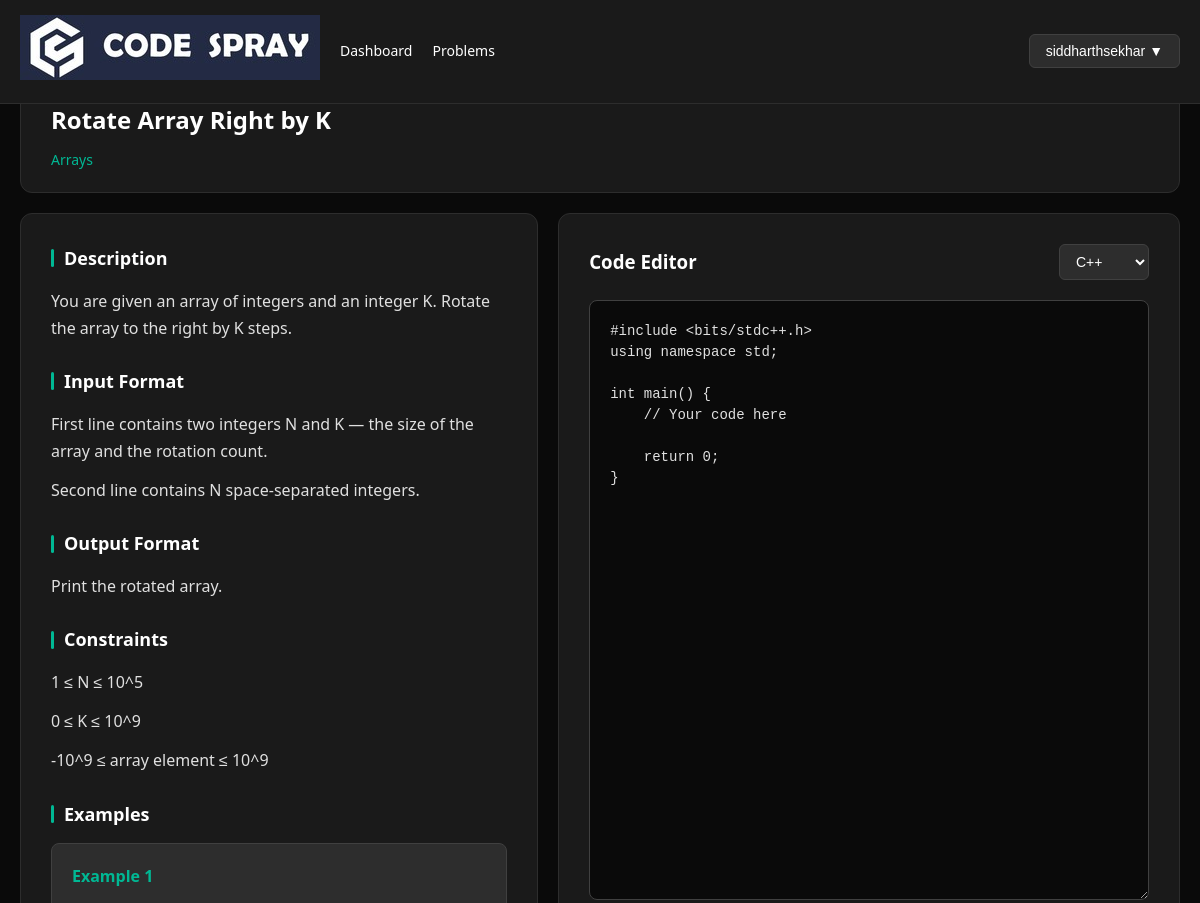
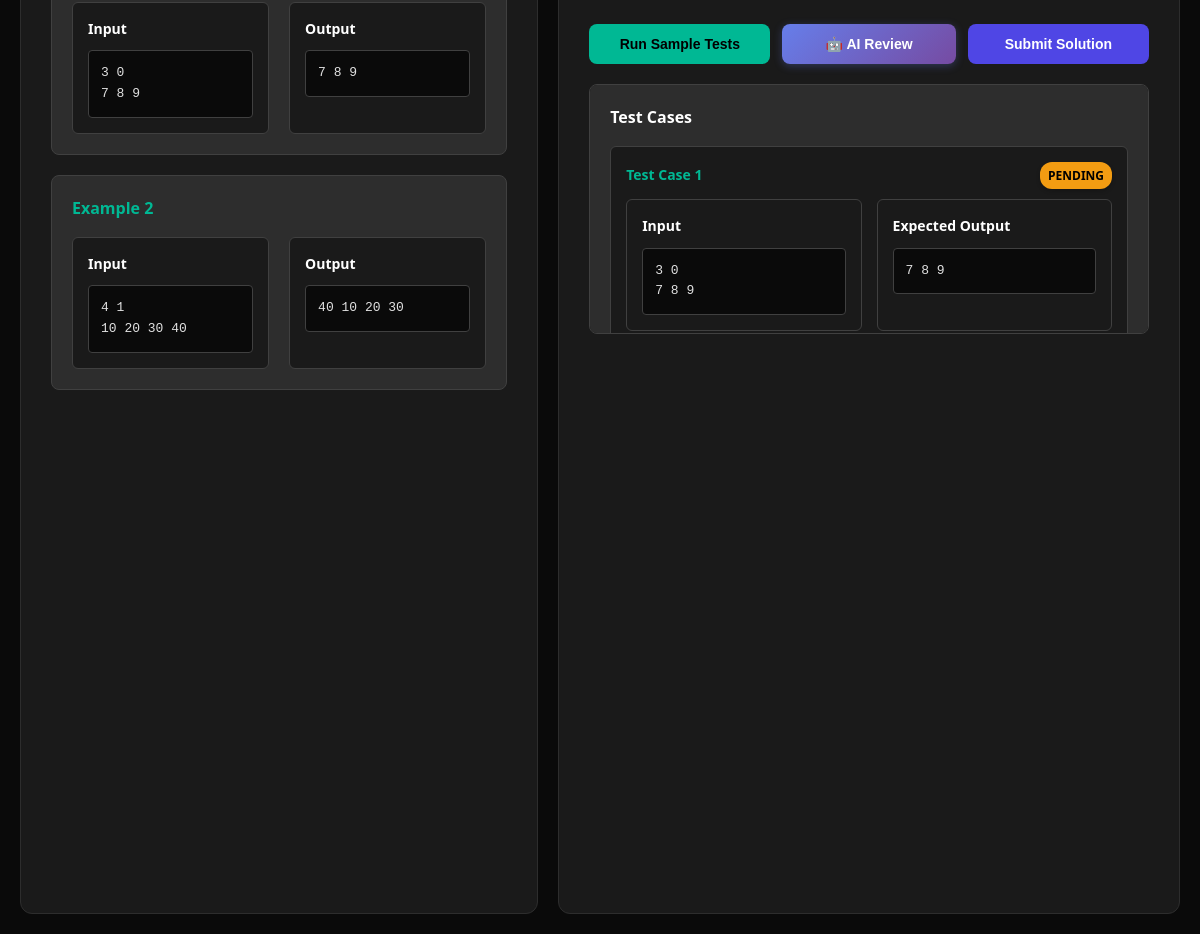
Screenshot of /problems/2/ (signed in) with the database file from the repository (2 pictures, top to bottom).
### problems/models.py (models this page shows, shortened)
class Problem(models.Model):
    title = models.CharField(max_length=200)
    description = models.TextField()
    topic = models.ForeignKey(Topic, on_delete=models.CASCADE)
    input_desc = models.TextField(blank=True)
    output_desc = models.TextField(blank=True)
    constraints = models.TextField(blank=True)

class Topic(models.Model):
    name = models.CharField(max_length=100)

class TestCase(models.Model):
    problem = models.ForeignKey(Problem, on_delete=models.CASCADE)
    input_data = models.TextField()
    output_data = models.TextField()

### problems/views.py (the view, shortened to what this page needs)
# urls.py: path('<int:problem_id>/', views.problem_detail, name='problem_detail'),
@login_required
@session_valid_required
@never_cache
def problem_detail(request, problem_id):
    problem = get_object_or_404(Problem, id=problem_id)
    output = ''
    error = ''
    status = ''
    test_results = []
    return render(request, 'problems/problem_detail.html', {
        'problem': problem,
        'output': output,
        'error': error,
        'status': status,
        'test_results': test_results,
    })

### users/views.py (called while the page is built)
def session_valid_required(view_func):
    @wraps(view_func)
    def _wrapped_view(request, *args, **kwargs):
        if not request.user.is_authenticated:
            return redirect('login_root')
        last_activity = request.session.get('last_activity', 0)
        if time.time() - last_activity > 3600:  # 1 hour
            logout(request)
            request.session.flush()
            return redirect('login_root')  # Use root-level login URL
        request.session['last_activity'] = time.time()
        return view_func(request, *args, **kwargs)
    return _wrapped_view

    def process_request(self, request):
        if request.user.is_authenticated:
            request.session['last_activity'] = time.time()
        return None

    def process_response(self, request, response):
        if request.user.is_authenticated:
            response['Cache-Control'] = 'no-store, no-cache, must-revalidate, max-age=0'
            response['Pragma'] = 'no-cache'
            response['Expires'] = '0'
        return response

### problems/templates/problems/problem_detail.html (shortened to what this page needs)
{% extends 'base.html' %}
{% load static %}
{% block content %}
<link rel="stylesheet" href="{% static 'problems/css/problem_detail.css' %}">
<div class="fixed-nav">
    <div class="nav-left">
        <div class="logo-section">
            <img src="{% static 'images/FULL-LOGO.jpg' %}" alt="Online Judge Logo" class="nav-logo">
        </div>
        <a href="{% url 'dashboard' %}" class="nav-link">Dashboard</a>
        <a href="{% url 'problem_list' %}" class="nav-link">Problems</a>
    </div>
    <div class="user-dropdown">
        <button class="user-dropdown-btn" onclick="toggleUserDropdown()">
            {{ user.username }} ▼
        </button>
    </div>
</div>
<div class="problem-container">
    <div class="problem-header">
        <h1 class="problem-title">{{ problem.title }}</h1>
        <div class="problem-topic">{{ problem.topic.name }}</div>
    </div>
    <div class="main-content">
        <div class="problem-description">
            <div class="section">
                <h2 class="section-title">Description</h2>
                <div class="section-content">
                    {{ problem.description|linebreaks }}
                </div>
            </div>
            {% if problem.input_desc %}
            <div class="section">
                <h2 class="section-title">Input Format</h2>
                <div class="section-content">
                    {{ problem.input_desc|linebreaks }}
                </div>
            </div>
            {% endif %}
            {% if problem.output_desc %}
            <div class="section">
                <h2 class="section-title">Output Format</h2>
                <div class="section-content">
                    {{ problem.output_desc|linebreaks }}
                </div>
            </div>
            {% endif %}
            {% if problem.constraints %}
            <div class="section">
                <h2 class="section-title">Constraints</h2>
                <div class="section-content">
                    {{ problem.constraints|linebreaks }}
                </div>
            </div>
            {% endif %}
            <div class="section">
                <h2 class="section-title">Examples</h2>
                <div class="examples">
                    {% for testcase in problem.testcase_set.all|slice:":2" %}
                    <div class="example">
                        <div class="example-title">Example {{ forloop.counter }}</div>
                        <div class="example-content">
                            <div class="input-output">
                                <div class="input-output-title">Input</div>
                                <div class="input-output-content">{{ testcase.input_data }}</div>
                            </div>
                            <div class="input-output">
                                <div class="input-output-title">Output</div>
                                <div class="input-output-content">{{ testcase.output_data }}</div>
                            </div>
                        </div>
                    </div>
                    {% endfor %}
                </div>
            </div>
        </div>
        <div class="code-editor-section">
            <div class="editor-header">
                <h3>Code Editor</h3>
                <select name="language" class="language-selector" id="languageSelector" onchange="changeLanguage()">
                    <option value="cpp">C++</option>
                </select>
            </div>
            <form method="post" id="codeForm" onsubmit="submitSolution(event)">
                <textarea name="code" class="code-editor" id="codeEditor" placeholder="// Write your code here..."></textarea>
                <div class="button-group">
                    <button type="button" class="btn btn-run" onclick="runCode()">Run Sample Tests</button>
                    <button type="button" class="btn btn-ai-review" onclick="requestAIReview()">🤖 AI Review</button>
                    <button type="submit" class="btn btn-submit">Submit Solution</button>
                </div>
            </form>
            <div class="test-cases-section">
                <h3 class="test-cases-title">Test Cases</h3>
                {% for testcase in problem.testcase_set.all %}
                <div class="test-case" data-testcase-id="{{ testcase.id }}">
                    <div class="test-case-header">
                        <div class="test-case-title">Test Case {{ forloop.counter }}</div>
                        <div class="test-case-status status-pending" id="status-{{ forloop.counter }}">Pending</div>
                    </div>
                    <div class="test-case-content">
                        <div class="input-output">
                            <div class="input-output-title">Input</div>
                            <div class="input-output-content">{{ testcase.input_data }}</div>
                        </div>
                        <div class="input-output">
                            <div class="input-output-title">Expected Output</div>
                            <div class="input-output-content">{{ testcase.output_data }}</div>
                        </div>
                    </div>
                </div>
                {% endfor %}
            </div>
        </div>
    </div>
</div>
{% endblock %}

### templates/base.html (style rules this page uses)
* { margin: 0; padding: 0; box-sizing: border-box; }
body { font-family: 'Segoe UI', Tahoma, Geneva, Verdana, sans-serif; line-height: 1.6; }

### rows the page displays
Problem: title "Rotate Array Right by K", topic.name "Arrays", description "You are given an array of integers and an integer K. Rotate the array to the right by K steps.", input_desc "First line contains two integers N and K — the size of the array and the rotation count. Second line contains N space-separated integers.", output_desc "Print the rotated array.", constraints "1 ≤ N ≤ 10^5 0 ≤ K ≤ 10^9 -10^9 ≤ array element ≤ 10^9"
TestCase: input_data "3 0 7 8 9", output_data "7 8 9"
TestCase: input_data "4 1 10 20 30 40", output_data "40 10 20 30"

### other values shown
{{ user.username }} "siddharthsekhar"
